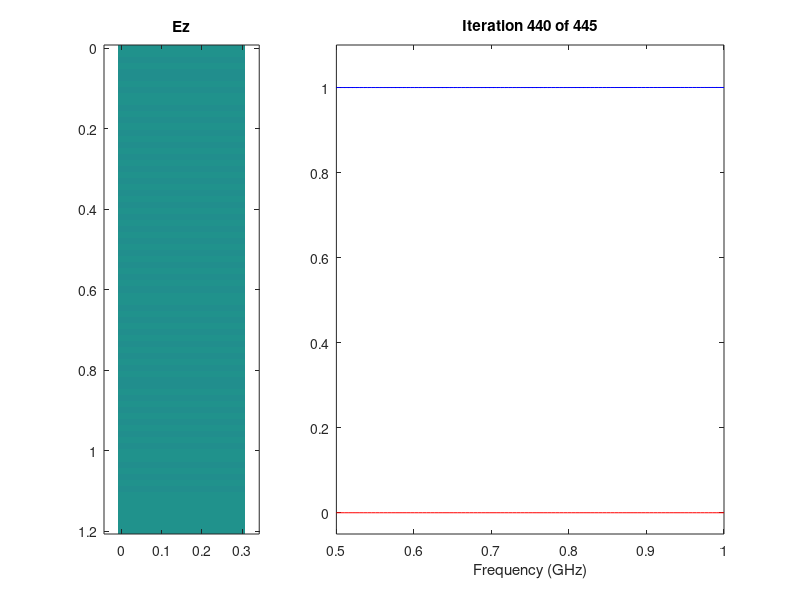

The MATLAB source for this figure:
% FDTD2D_EMode_Step8_RandT.m
% Add Reflectance and Transmittance Calculations

% INITIALIZE MATLAB
close all;
clc;
clear all;

% UNITS
degrees         = pi/180;
meters          = 1;
centimeters     = 1e-2 * meters;
millimmeters    = 1e-3 * meters;
micrometers     = 1e-6 * meters;
nanometers      = 1e-9 * meters;
inches          = 2.54 * centimeters;
feet            = 12 * inches;
seconds         = 1;
hertz           = 1/seconds;
kilohertz       = 1e3 * hertz;
megahertz       = 1e6 * hertz;
gigahertz       = 1e9 * hertz;
terahertz       = 1e12 * hertz;
petahertz       = 1e15 * hertz;

% CONSTANTS
e0 = 8.85418782e-12 * 1/meters;
u0 = 1.25663706e-6 * 1/meters;
N0 = sqrt(u0/e0);
c0 = 299792458 * meters/seconds;

%%%%%%%%%%%%%%%%%%%%%%%%%%%%%%%%%%%%%%%%%%%%%%%%%%%%%%%%%%%%%%%%%%%%%%%%%%%
%% DASHBOARD
%%%%%%%%%%%%%%%%%%%%%%%%%%%%%%%%%%%%%%%%%%%%%%%%%%%%%%%%%%%%%%%%%%%%%%%%%%%

% SOURCE PARAMETERS
NFREQ   = 100;
freq1   = 0.5 * gigahertz;
freq2   = 1.0 * gigahertz;
FREQ    = linspace(freq1, freq2, NFREQ);

% PML PARAMETERS
pml_ky   = 1;
pml_ay   = 1e-10;
pml_Npml = 3;
pml_R0   = 1e-8;

% GRID PARAMETERS
NRES    = 20;
Sx      = 30*centimeters;
SPACER  = (30*centimeters) * [1 1];
NPML    = [20 20];
nmax    = 1.0;

%%%%%%%%%%%%%%%%%%%%%%%%%%%%%%%%%%%%%%%%%%%%%%%%%%%%%%%%%%%%%%%%%%%%%%%%%%%
%% CALCULATE GRID
%%%%%%%%%%%%%%%%%%%%%%%%%%%%%%%%%%%%%%%%%%%%%%%%%%%%%%%%%%%%%%%%%%%%%%%%%%%

% CALCULATE GRID RESOLUTION
lam0_min    = c0/max(FREQ);
dx          = lam0_min/nmax/NRES;
dy          = lam0_min/nmax/NRES;

% COMPUTE GRID SIZE
Nx = ceil(Sx/dx);
Sx = Nx*dx;

Sy = SPACER(1) + 0 + SPACER(2);
Ny = NPML(1) + ceil(Sy/dy) + NPML(2);
Sy = Ny*dy;

% 2X GRID PARAMETERS
Nx2 = 2*Nx;     dx2 = dx/2;
Ny2 = 2*Ny;     dy2 = dy/2;

% GRID AXES
xa = [0:Nx-1]*dx;
ya = [0:Ny-1]*dy;

%%%%%%%%%%%%%%%%%%%%%%%%%%%%%%%%%%%%%%%%%%%%%%%%%%%%%%%%%%%%%%%%%%%%%%%%%%%
%% BUILD DEVICE ON THE GRID
%%%%%%%%%%%%%%%%%%%%%%%%%%%%%%%%%%%%%%%%%%%%%%%%%%%%%%%%%%%%%%%%%%%%%%%%%%%

% INITIALIZE TO VACUUM

ERzz = ones(Nx,Ny);
URxx = ones(Nx,Ny);
URyy = ones(Nx,Ny);

%%%%%%%%%%%%%%%%%%%%%%%%%%%%%%%%%%%%%%%%%%%%%%%%%%%%%%%%%%%%%%%%%%%%%%%%%%%
%% CALCULATE SOURCE
%%%%%%%%%%%%%%%%%%%%%%%%%%%%%%%%%%%%%%%%%%%%%%%%%%%%%%%%%%%%%%%%%%%%%%%%%%%

% COMPUTE STABLE TIME STEP
dmin    = min([dx dy]);
dt      = dmin/(2*c0);

% POSITION OF SOURCE and RECORD PLANES
ny_ref  = NPML(1) + 1;
ny_src  = ny_ref + 1;
ny_trn  = Ny - NPML(2);

% MATERIAL PROPERTIES
ursrc   = URxx(1, ny_src);
urtrn   = URxx(1, ny_trn);
nref    = sqrt(ursrc*ERzz(1,ny_ref));
ntrn    = sqrt(urtrn*ERzz(1,ny_trn));

% GAUSSIAN PULSE PARAMETERS
tau     = 0.5/max(FREQ);
t0      = 3*tau;

% CALCULATE NUMBER OF TIME STEPS
tprop   = nmax*Sy/c0;
t       = 2*t0 + 2*tprop;
STEPS   = ceil(t/dt);

% COMPUTE GAUSSIAN PULSE SOURCE
ETAsrc  = sqrt(URxx(1,ny_src)/ERzz(1, ny_src)); 
nsrc    = sqrt(URxx(1,ny_src)*ERzz(1, ny_src));
delt    = 0.5*dt +  0.5*nsrc*dy/c0;
t       = [0:STEPS-1]*dt;
Ezsrc   = exp(-((t - t0)/tau).^2);
Hxsrc   = (1/ETAsrc)*exp(-((t - t0 + delt)/tau).^2);

% COMPENSATE FOR DISPERSION
f0   = mean(FREQ);
k0   = 2*pi*f0/c0;
f    = c0*dt/sin(pi*f0*dt)*sin(k0*dy/2)/dy;
ERzz = f*ERzz;
URxx = f*URxx;
URyy = f*URyy;

%%%%%%%%%%%%%%%%%%%%%%%%%%%%%%%%%%%%%%%%%%%%%%%%%%%%%%%%%%%%%%%%%%%%%%%%%%%
%% CALCULATE PML CONDUCTIVITY ON 2X GRID
%%%%%%%%%%%%%%%%%%%%%%%%%%%%%%%%%%%%%%%%%%%%%%%%%%%%%%%%%%%%%%%%%%%%%%%%%%%

% INITIALIZE PML CONDUCTIVITIES
sigy2 = zeros(Nx2,Ny2);


% ADD YLO CONDUCTIVITY
sigmax = -(pml_Npml + 1)*log(pml_R0)/(4*N0*NPML(1)*dy2);
for ny = 1 : 2*NPML(1)
    ny1 = 2*NPML(1) - ny + 1;
    sigy2(:,ny1) = sigmax*(ny/2/NPML(1))^pml_Npml;
end

% ADD YHI CONDUCTIVITY
sigmax = -(pml_Npml + 1)*log(pml_R0)/(4*N0*NPML(2)*dy2);
for ny = 1 : 2*NPML(2)
    ny1 = Ny2 - 2*NPML(2) + ny;
    sigy2(:,ny1) = sigmax*(ny/2/NPML(2))^pml_Npml;
end


    
%%%%%%%%%%%%%%%%%%%%%%%%%%%%%%%%%%%%%%%%%%%%%%%%%%%%%%%%%%%%%%%%%%%%%%%%%%%
%% CALCULATE UPDATE COEFFICIENTS
%%%%%%%%%%%%%%%%%%%%%%%%%%%%%%%%%%%%%%%%%%%%%%%%%%%%%%%%%%%%%%%%%%%%%%%%%%%

% M
M = c0*dt;

% CALCULATE UPDATE COEFFICIENTS FOR Bx
sigy = sigy2(1:2:Nx2, 2:2:Ny2);
bBxy = exp(-(sigy/pml_ky + pml_ay)*dt/e0);
cBxy = sigy./(sigy*pml_ky + pml_ay*pml_ky^2).*(bBxy - 1);

% CALCULATE UPDATE COEFFICIENTS FOR Dz
sigy = sigy2(1:2:Nx2,1:2:Ny2);
bDzy = exp(-(sigy/pml_ky + pml_ay)*dt/e0);
cDzy = sigy./(sigy*pml_ky + pml_ay*pml_ky^2).*(bDzy - 1);

%%%%%%%%%%%%%%%%%%%%%%%%%%%%%%%%%%%%%%%%%%%%%%%%%%%%%%%%%%%%%%%%%%%%%%%%%%%
%% INITIALIZE FDTD TERMS
%%%%%%%%%%%%%%%%%%%%%%%%%%%%%%%%%%%%%%%%%%%%%%%%%%%%%%%%%%%%%%%%%%%%%%%%%%%

% INITIALIZE FIELDS TO ZERO
Bx = zeros(Nx, Ny);
By = zeros(Nx, Ny);
Hx = zeros(Nx, Ny);
Hy = zeros(Nx, Ny);
Dz = zeros(Nx, Ny);
Ez = zeros(Nx, Ny);

% INITIALIZE DERIVATIVE ARRAYS
dEzx = zeros(Nx, Ny);
dEzy = zeros(Nx, Ny);
dHxy = zeros(Nx, Ny);
dHyx = zeros(Nx, Ny);

% INITIALIZE CONVOLUTIONS
psiBx_ylo = zeros(Nx,NPML(1));
psiBx_yhi = zeros(Nx,NPML(2));
psiDz_ylo = zeros(Nx,NPML(1));
psiDz_yhi = zeros(Nx,NPML(2));

% INITIALIZE FOURIER TRANSFORMS
K       = exp(-1i*2*pi*FREQ*dt);
EREF    = zeros(Nx, NFREQ);
ETRN    = zeros(Nx, NFREQ);
SRC     = zeros(1, NFREQ);

%%%%%%%%%%%%%%%%%%%%%%%%%%%%%%%%%%%%%%%%%%%%%%%%%%%%%%%%%%%%%%%%%%%%%%%%%%%
%% MAIN FDTD LOOP
%%%%%%%%%%%%%%%%%%%%%%%%%%%%%%%%%%%%%%%%%%%%%%%%%%%%%%%%%%%%%%%%%%%%%%%%%%%

%
% MAIN LOOP -- ITERATE OVER TIME
%
for T = 1 : STEPS
   
    % CALCULATE DERIVATIVES OF E
        % dEzy
        for nx = 1: Nx
            for ny  = 1 : Ny-1
                dEzy(nx,ny) = ( Ez(nx, ny+1) - Ez(nx,ny) )/dy;
            end
            dEzy(nx,Ny) = ( Ez(nx,1) - Ez(nx,Ny) )/dy;

        end
        % dEzx
        for ny = 1 : Ny
            for nx = 1 : Nx-1
                dEzx(nx,ny) = ( Ez(nx+1,ny) - Ez(nx,ny) )/dx;
            end
            dEzx(Nx,ny) = ( Ez(1,ny) - Ez(Nx,ny) )/dx;
        end
    % INCORPORATE TF/SF CORRRECTION
    dEzy(:, ny_src-1) = dEzy(:, ny_src-1) - Ezsrc(T)/dy;
      
    % UPDATE CONVOLUTIONS FOR B FIELD UPDATES
    psiBx_ylo = bBxy(:,1:NPML(1)).*psiBx_ylo ...
              + cBxy(:,1:NPML(1)).*dEzy(:,1:NPML(2));
    psiBx_yhi = bBxy(:,Ny-NPML(2)+1:Ny).*psiBx_yhi ...
              + cBxy(:,Ny-NPML(2)+1:Ny).*dEzy(:,Ny-NPML(2)+1:Ny);         
            
    % UPDATE B FROM E
    Bx                      = Bx - M*(dEzy/pml_ky);
    Bx(:,1:NPML(1))         = Bx(:,1:NPML(1)) - M*psiBx_ylo;
    Bx(:,Ny-NPML(2)+1:Ny)   = Bx(:,Ny-NPML(2)+1:Ny) - M*psiBx_yhi;
    
    By                      = By - M*(-dEzx);
    
    % UPDATE H FROM B
    Hx = Bx./URxx;
    Hy = By./URyy;
        
    % CALCULATE DERIVATIVES OF H
        % dHyx
        for ny = 1 : Ny
            dHyx(1,ny) = ( Hy(1,ny) - Hy(Nx,ny) )/dx;
            for nx = 2 : Nx
                dHyx(nx,ny) = ( Hy(nx,ny) - Hy(nx-1,ny) )/dx;
            end
        end
        % dHxy
        for nx = 1 : Nx
            dHxy(nx,1) = ( Hx(nx,1) - Hx(nx,Ny) )/dy;
            for ny = 2 : Ny
                dHxy(nx,ny) = ( Hx(nx,ny) - Hx(nx,ny-1) )/dy;
            end
        end
        
    % INCORPORATE TF/SF CORRECTIONS
    dHxy(:,ny_src) = dHxy(:,ny_src) - Hxsrc(T)/dy;
    
    
    % UPDATE CONVOLUITIONS FOR D FIELD UPDATE
    psiDz_ylo = bDzy(:,1:NPML(1)).*psiDz_ylo ...
              + cDzy(:,1:NPML(1)).*dHxy(:,1:NPML(2));      
    psiDz_yhi = bDzy(:,Ny-NPML(2)+1:Ny).*psiDz_yhi ...
              + cDzy(:,Ny-NPML(2)+1:Ny).*dHxy(:,Ny-NPML(2)+1:Ny);      
          
    % UPDATE D FROM H
    Dz                      = Dz + M*(dHyx - dHxy/pml_ky);
    Dz(:,1:NPML(1))         = Dz(:,1:NPML(1)) - M*psiDz_ylo;
    Dz(:,Ny-NPML(2)+1:Ny)   = Dz(:,Ny-NPML(2)+1:Ny) - M*psiDz_yhi;
    
    % UPDATE E FROM D
    Ez = Dz./ERzz;
    
    % UPDATE FOURIER TRANSFORMS
    for nfreq = 1 : NFREQ
        EREF(:, nfreq) = EREF(:, nfreq) +  (K(nfreq)^T)*Ez(:,ny_ref);
        ETRN(:, nfreq) = ETRN(:, nfreq) +  (K(nfreq)^T)*Ez(:,ny_trn);
        SRC(nfreq)     = SRC(nfreq)     +  (K(nfreq)^T)*Ezsrc(T);
    end
    
    % SHOW FIELDS
    if mod(T, 20) == 0
        
        % CALCULATE REF AND TRN
        REF = zeros(1, NFREQ);
        TRN = zeros(1, NFREQ);
        for nfreq = 1 : NFREQ
            % get next frequency
            lam0    = c0/FREQ(nfreq);
            k0      = 2*pi/lam0;
            % wave vector components
            m       = [-floor(Nx/2):+floor((Nx-1)/2)].';
            kxi     = 0 - m*2*pi/Sx;
            kyinc   = k0*nref;
            kyref   = sqrt((k0*nref)^2 - kxi.^2);
            kytrn   = sqrt((k0*ntrn)^2 - kxi.^2);
            % Reflection
            eref    = EREF(:,nfreq)/SRC(nfreq);
            aref    = fftshift(fft(eref))/Nx;
            RDE     = abs(aref).^2.*real(kyref/kyinc);
            REF(nfreq) = sum(RDE);
            
            % Transmission
            etrn    = ETRN(:,nfreq)/SRC(nfreq);
            atrn    = fftshift(fft(etrn))/Nx;
            TDE     = abs(atrn).^2.*real(ursrc/urtrn*kytrn/kyinc);
            TRN(nfreq) = sum(TDE);
        end
        CON = REF + TRN;
        
        % SHOW FIELD
        subplot(1,3,1);
        imagesc(xa,ya,Ez.');
        axis equal tight;
        title('Ez');
        caxis([-1 +1]);
        
        % Show Frequency Response
        subplot(1, 3, [2 3]);
        plot(FREQ/gigahertz, CON, ':k'); 
        hold on;
        plot(FREQ/gigahertz, REF, '-r'); 
        plot(FREQ/gigahertz, TRN, '-b'); 
        hold off;
        axis tight;
        xlim([FREQ(1) FREQ(NFREQ)]/gigahertz);
        ylim([-0.05 1.1]);
        xlabel('Frequency (GHz)');
        title(['Iteration ' num2str(T) ' of ' num2str(STEPS) ])
        
        drawnow;
    end
    
end









